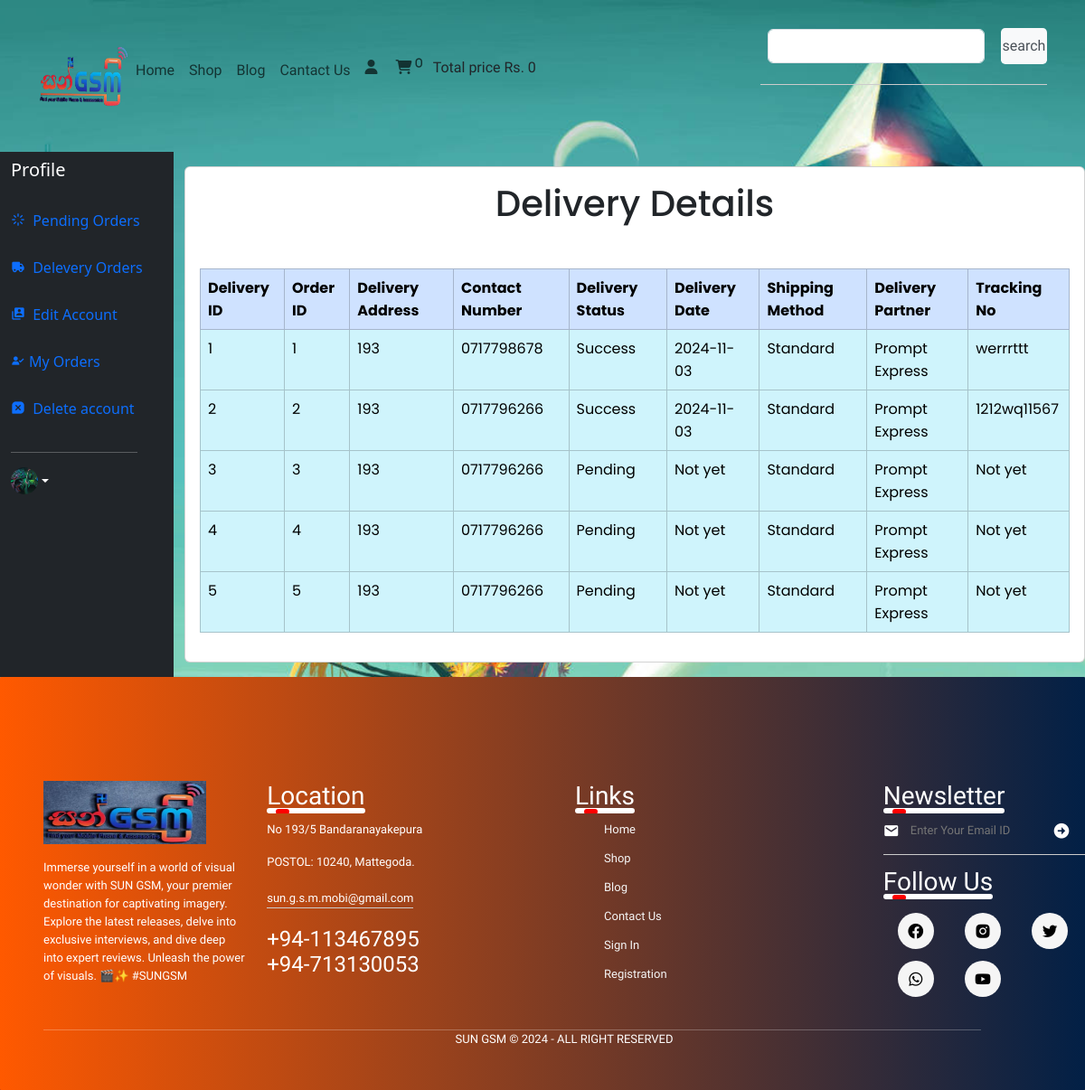
/user_panel/profile.php?delevery_orders (signed in), run on an earlier commit of the app's database.
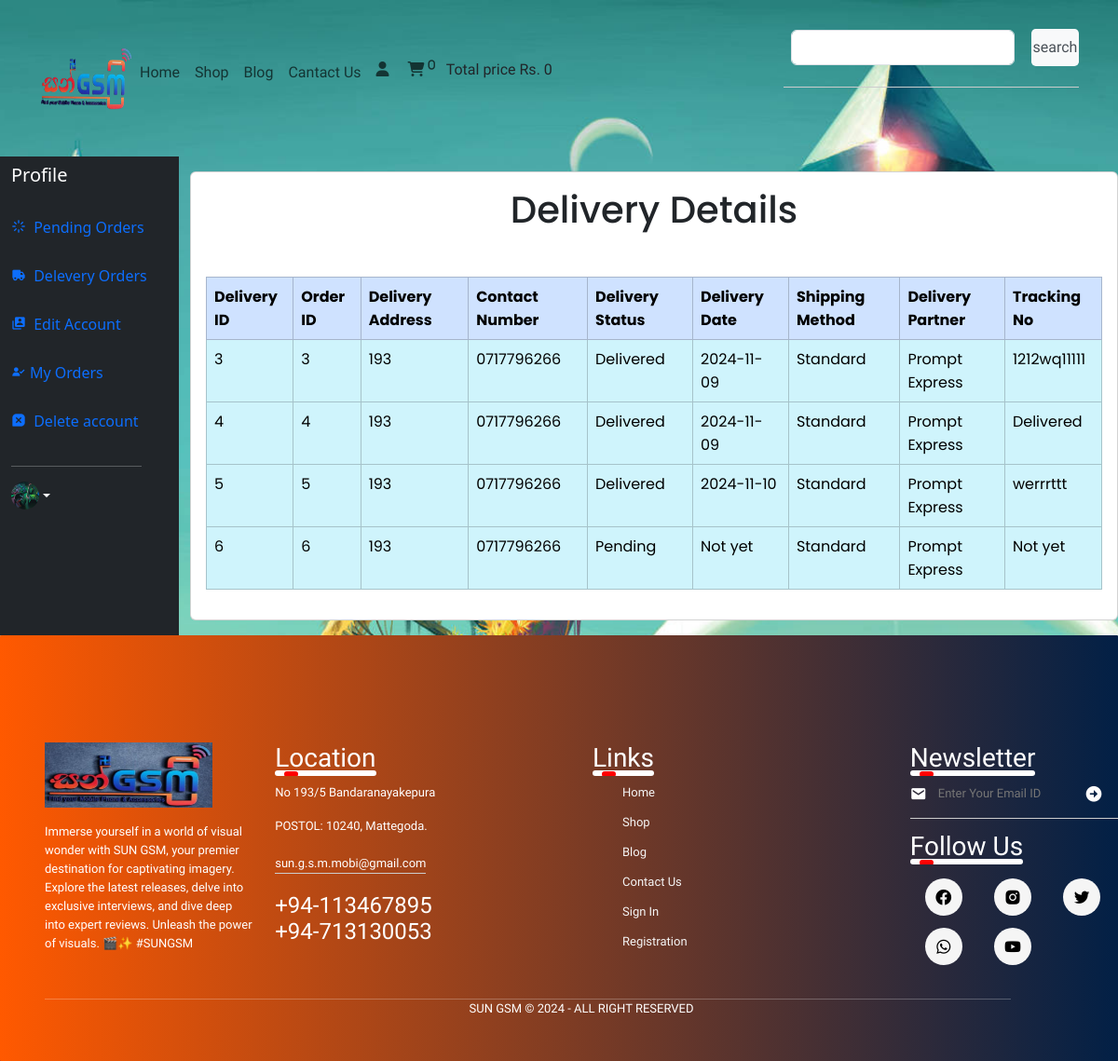
And on a later commit of the database.
### tables this page shows
CREATE TABLE `user` (
  `user_id` int(11) NOT NULL,
  `username` varchar(250) NOT NULL,
  `user_email` varchar(100) NOT NULL,
  `password` varchar(255) NOT NULL,
  `user_image` varchar(100) NOT NULL,
  `user_ip` varchar(100) NOT NULL,
  `user_address` varchar(100) NOT NULL,
  `user_mobile` varchar(100) NOT NULL,
  `registration_at` timestamp NOT NULL DEFAULT current_timestamp() ON UPDATE current_timestamp()
);

CREATE TABLE `delivery_details` (
  `delivery_id` int(11) NOT NULL,
  `user_id` int(11) NOT NULL,
  `order_id` int(11) NOT NULL,
  `delivery_address` varchar(255) NOT NULL,
  `contact_number` varchar(15) NOT NULL,
  `delivery_status` varchar(50) DEFAULT 'Pending',
  `delivery_date` date DEFAULT NULL,
  `shipping_method` varchar(100) DEFAULT 'Standard',
  `delivery_partner` varchar(100) DEFAULT NULL,
  `created_at` timestamp NOT NULL DEFAULT current_timestamp(),
  `email_sent` tinyint(1) DEFAULT 0,
  `tracking_no` varchar(100) DEFAULT NULL
);

### user_panel/delevery_orders.php (the view, shortened to what the rows shown need)
<!DOCTYPE html>
<html lang="en">
<head>
    <link href="https://unpkg.com/boxicons@2.1.4/css/boxicons.min.css" rel="stylesheet" />
    <link rel="stylesheet" href="./user_page.css" />
    <link href="https://cdn.jsdelivr.net/npm/bootstrap@5.3.3/dist/css/bootstrap.min.css" rel="stylesheet"
 />
    <link rel="stylesheet" href="https://cdnjs.cloudflare.com/ajax/libs/font-awesome/6.5.1/css/all.min.css"
 />
    <link rel="stylesheet" href="https://cdnjs.cloudflare.com/ajax/libs/toastr.js/latest/toastr.min.css"
 />
</head>
<body>
    <?php
    $username = $_SESSION['username'];
    $get_user = "SELECT * FROM `user` WHERE username='$username'";
    $result = mysqli_query($con, $get_user);
    $row_fetch = mysqli_fetch_assoc($result);
    $user_id = $row_fetch['user_id'];
    ?>
    <div class="d-flex justify-content-center" style="border-radius: 15px; font-family:Poppins">
        <div class="card" style="width:100%;">
            <div class="card-body">
                <h1 class="text-center">Delivery Details</h1>
                <?php
                $get_delivery_details = "SELECT * FROM `delivery_details` WHERE user_id='$user_id'";
                $result_delivery = mysqli_query($con, $get_delivery_details);
                $delivery_count = mysqli_num_rows($result_delivery);
                if ($delivery_count > 0) {
                    echo '<table class="table table-bordered mt-5">';
                    echo '<thead class="table-primary">';
                    echo '<tr>';
                    echo '<th scope="col">Delivery ID</th>';
                    echo '<th scope="col">Order ID</th>';
                    echo '<th scope="col">Delivery Address</th>';
                    echo '<th scope="col">Contact Number</th>';
                    echo '<th scope="col">Delivery Status</th>';
                    echo '<th scope="col">Delivery Date</th>';
                    echo '<th scope="col">Shipping Method</th>';
                    echo '<th scope="col">Delivery Partner</th>';
                    echo '<th scope="col">Tracking No</th>';
                    echo '</tr>';
                    echo '</thead>';
                    echo '<tbody>';
                    while ($row_delivery = mysqli_fetch_assoc($result_delivery)) {
                        $delivery_id = $row_delivery['delivery_id'];
                        $order_id = $row_delivery['order_id'];
                        $delivery_address = $row_delivery['delivery_address'];
                        $contact_number = $row_delivery['contact_number'];
                        $delivery_status = $row_delivery['delivery_status'];
                        $delivery_date = $row_delivery['delivery_date'];
                        $shipping_method = $row_delivery['shipping_method'];
                        $delivery_partner = $row_delivery['delivery_partner'];
                        $tracking_no = $row_delivery['tracking_no'];
                        $display_date = $delivery_date ? $delivery_date : "Not yet";
                        $tracking_no = $tracking_no ? $tracking_no : "Not yet";
                        echo "
                        <tr class='table-info'>
                            <td>$delivery_id</td>
                            <td>$order_id</td>
                            <td>$delivery_address</td>
                            <td>$contact_number</td>
                            <td>$delivery_status</td>
                            <td>$display_date</td>
                            <td>$shipping_method</td>
                            <td>$delivery_partner</td>
                            <td>$tracking_no</td>
                        </tr>";
                    }
                    echo '</tbody>';
                    echo '</table>';
                } else {
                    echo "<div class='alert alert-warning' role='alert'>
                            No delivery details found.
                          </div>";
                }
                ?>
            </div>
        </div>
    </div>
</body>
</html>

### user_panel/profile.php (shortened to what the rows shown need)
<?php
include('../functions/common_function.php');
?>
<!DOCTYPE html>
<html lang="en">
<head>
    <link href="https://unpkg.com/boxicons@2.1.4/css/boxicons.min.css" rel="stylesheet" />
    <link rel="stylesheet" href="./user_page.css" />
    <link href="https://cdn.jsdelivr.net/npm/bootstrap@5.3.3/dist/css/bootstrap.min.css" rel="stylesheet"
 />
    <link rel="stylesheet" href="https://cdnjs.cloudflare.com/ajax/libs/font-awesome/6.5.1/css/all.min.css"
 />
    <link rel="stylesheet" href="https://cdnjs.cloudflare.com/ajax/libs/toastr.js/latest/toastr.min.css"
 />
</head>
</head>
<body>
    <div class="">
        <div class="row flex-nowrap">
            <div class="col-auto col-md-3 col-xl-2 px-sm-2 px-0 bg-dark">
                <div class="d-flex flex-column align-items-center align-items-sm-start px-3 pt-2 text-white min-vh-20">
                    <div class="d-flex align-items-center pb-3 mb-md-0 me-md-auto text-white text-decoration-none">
                        <h1 class="fs-5 d-none d-sm-inline">Profile</h1>
                    </div>
                    <div class="dropdown pb-4">
                        <a href="#" class="d-flex align-items-center text-white text-decoration-none dropdown-toggle"
                            id="dropdownUser1" data-bs-toggle="dropdown" aria-expanded="false">
                            <?php
                            if (!isset($_SESSION['username'])) {
                                echo " <span class='d-none d-sm-inline mx-1'>Guest</span>";
                            } else {
                                $username = $_SESSION['username'];
                                $user_image = "SELECT * FROM `user` WHERE username='$username'";
                                $user_image = mysqli_query($con, $user_image);
                                $row_image = mysqli_fetch_array($user_image);
                                $user_image = $row_image['user_image'];
                                echo "<img src='../user_panel/user_images/$user_image' alt='User Avatar' width='30' height='30'
                                class='rounded-circle'>";
                            }
                            ?>
                        </a>
                    </div>
                </div>
            </div>
            <div class="col py-3 text-white">
                <div>
                    <?php
                    if (isset($_GET['delevery_orders'])) {
                        include('delevery_orders.php');
                    }
                    ?>
                </div>
            </div>
        </div>
</body>
</html>

What changed in the data, as far as the page shows it:
removed delivery_details: delivery_id "1", order "1", delivery_address "193", contact_number "0717798678", delivery_status "Success", delivery_date "2024-11-03", shipping_method "Standard", delivery_partner "Prompt Express", tracking_no "werrrttt"
removed delivery_details: delivery_id "2", order "2", delivery_address "193", contact_number "0717796266", delivery_status "Success", delivery_date "2024-11-03", shipping_method "Standard", delivery_partner "Prompt Express", tracking_no "1212wq11567"
changed delivery_details id 3: delivery_status "Pending" → "Delivered"; delivery_date "Not yet" → "2024-11-09"; tracking_no "Not yet" → "1212wq11111"
changed delivery_details id 4: delivery_status "Pending" → "Delivered"; delivery_date "Not yet" → "2024-11-09"; tracking_no "Not yet" → "Delivered"
changed delivery_details id 5: delivery_status "Pending" → "Delivered"; delivery_date "Not yet" → "2024-11-10"; tracking_no "Not yet" → "werrrttt"
added delivery_details: delivery_id "6", order "6", delivery_address "193", contact_number "0717796266", delivery_status "Pending", display_date "Not yet", shipping_method "Standard", delivery_partner "Prompt Express", tracking_no "Not yet"
